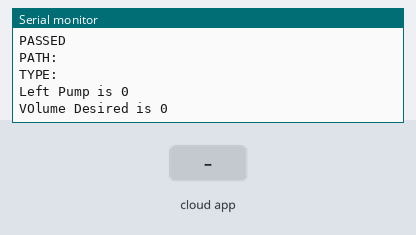
The sketch below on a simulated ESP8266 (NodeMCU). On the bench: the last lines printed to the serial monitor. The inputs (shaded band) are chosen by the test bench. WiFi joins after 1.5 s; servers stay silent unless stated; the Firebase database answers and starts empty.

Above: at 2.7 s.
2.8 s: the phone or cloud app sets left to 1
At 5.83 s:
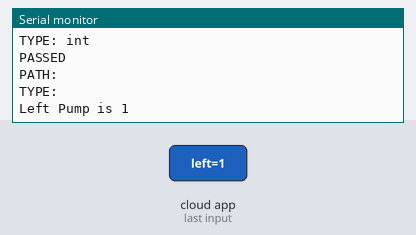
6.9 s: the phone or cloud app sets vol to 1
At 10.3 s:
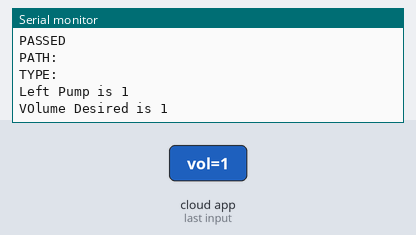

Measured:
- after the input at 2.8 s, the serial monitor: prints a new line after 2.9 s (image 1)
- after the input at 6.9 s, the serial monitor: prints a new line after 2.9 s (image 2)

The sketch:

esp32_i2c_firebase_restored.ino
```cpp
#include <Arduino.h>
#include <Wire.h>

#if defined(ESP32)
#include <WiFi.h>
#elif defined(ESP8266)
#include <ESP8266WiFi.h>
#endif
#include <Firebase_ESP_Client.h>

//Provide the token generation process info.
#include "addons/TokenHelper.h"
//Provide the RTDB payload printing info and other helper functions.
#include "addons/RTDBHelper.h"

// Insert your network credentials
#define WIFI_SSID "XPS15"
#define WIFI_PASSWORD "watermelon12"

// Insert Firebase project API Key
#define API_KEY "AIzaSyBqpEv0CFXZ1mjvodzJqX1AsCsJUNAkn9Q"

// Insert RTDB URLefine the RTDB URL */
#define DATABASE_URL "https://replenish-team16-default-rtdb.firebaseio.com/"

// Firebase objects for get and post requests
FirebaseData fbdo;
FirebaseData fbdo_millis;

// Firebase Authentication and Configuration Requests
FirebaseAuth auth;
FirebaseConfig config;

unsigned long sendDataPrevMillis = 0;
int intValue;
int floatValue;
int count = 0;
bool signupOK = false;


void setup() {
  Serial.begin(115200);  // Start the Serial communication

  // Wifi Connection
  WiFi.begin(WIFI_SSID, WIFI_PASSWORD);
  Serial.print("Connecting to Wi-Fi");
  while (WiFi.status() != WL_CONNECTED) {
    Serial.print(".");
    delay(300);
  }
  Serial.println();
  Serial.print("Connected with IP: ");
  Serial.println(WiFi.localIP());
  Serial.println();
  /* Assign the api key (required) */
  config.api_key = API_KEY;

  /* Assign the RTDB URL (required) */
  config.database_url = DATABASE_URL;

  /* Sign up */
  if (Firebase.signUp(&config, &auth, "", "")) {
    Serial.println("ok");
    signupOK = true;
  } else {
    Serial.printf("%s\n", config.signer.signupError.message.c_str());
  }

  /* Assign the callback function for the long running token generation task */
  config.token_status_callback = tokenStatusCallback;  //see addons/TokenHelper.h

  Firebase.begin(&config, &auth);
  Firebase.reconnectWiFi(true);

  // I2C Communication with Devices
  Wire.begin();  // Start I2C as master

  Serial.println("Serial Setup Complete");
}

void loop() {
  // sendSerialInputAsInteger();
  // delay(100); // Small delay to prevent overwhelming the serial input
  if (Firebase.ready() && signupOK && (millis() - sendDataPrevMillis > 3000 || sendDataPrevMillis == 0)) {

    sendDataPrevMillis = millis();

    writeMillis();
    getPumpSelection();
    getVolumeSelection();

    delay(3000);

    resetPumpSelection();
  }
}

int getPumpSelection() {
  /*
This function takes return an int value for the pump request
*/
  int leftPump = 0, rightPump = 0, middlePump = 0;

  if (Firebase.RTDB.getInt(&fbdo, "/pump/left")) {
    if (fbdo.dataType() == "int") {
      leftPump = fbdo.intData();
      Serial.print("Left Pump is ");
      Serial.println(leftPump);
      if (leftPump == 1)
        return 1;
    }
  } else if (Firebase.RTDB.getInt(&fbdo, "/pump/middle")) {
    if (fbdo.dataType() == "int") {
      middlePump = fbdo.intData();
      Serial.print("Middle Pump is ");
      Serial.println(middlePump);
      if (middlePump == 1)
        return 2;
    }
  } else if (Firebase.RTDB.getInt(&fbdo, "/pump/right")) {
    if (fbdo.dataType() == "int") {
      rightPump = fbdo.intData();
      Serial.print("Right Pump is ");
      Serial.println(rightPump);
      if (rightPump == 1)
        return 4;
    }
  } else {
    Serial.println(fbdo.errorReason());
  }
}

int getVolumeSelection() {
  /*
This function takes return an int value for the volume request
*/
  int volumeDesired = 0;

  if (Firebase.RTDB.getInt(&fbdo, "/pump/vol")) {
    if (fbdo.dataType() == "int") {
      volumeDesired = fbdo.intData();
      Serial.print("VOlume Desired is ");
      Serial.println(volumeDesired);
      return volumeDesired;
    }
  } else {
    Serial.println(fbdo.errorReason());
  }
}

void resetPumpSelection() {
  if (Firebase.RTDB.setInt(&fbdo, "pump/left", 0) && Firebase.RTDB.setInt(&fbdo, "pump/middle", 0) && Firebase.RTDB.setInt(&fbdo, "pump/right", 0)) {
    Serial.println("PASSED");
    Serial.println("PATH: " + fbdo.dataPath());
    Serial.println("TYPE: " + fbdo.dataType());
  } else {
    Serial.println("FAILED");
    Serial.println("REASON: " + fbdo.errorReason());
  }
}

void writeMillis() {
  // Write an Int number on the database path millis()
  if (Firebase.RTDB.set(&fbdo_millis, "/millis", millis())) {
    Serial.println("PASSED");
    Serial.println("PATH: " + fbdo_millis.dataPath());
    Serial.println("TYPE: " + fbdo_millis.dataType());
  } else {
    Serial.println("FAILED");
    Serial.println("REASON: " + fbdo_millis.errorReason());
  }
}

void sendSerialInputAsInteger() {
  if (Serial.available() > 0) {
    String inputString = Serial.readStringUntil('\n');  // Read input
    inputString.trim();                                 // Trim any whitespace
    if (inputString.length() > 0) {
      int inputInt = inputString.toInt();  // Convert string to int
      Serial.println("Sending: " + String(inputInt));

      // Begin the transmission to a device with address 8
      Wire.beginTransmission(8);

      // Send the integer as two bytes
      Wire.write((inputInt >> 8) & 0xFF);  // Send the high byte
      Wire.write(inputInt & 0xFF);         // Send the low byte

      // End the transmission
      Wire.endTransmission();
    }
  }
}
```
